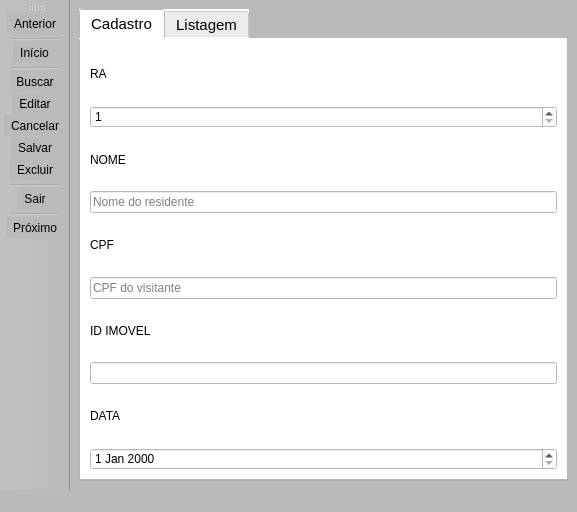
<?xml version="1.0" encoding="UTF-8"?>
<ui version="4.0">
 <class>FrmDepto</class>
 <widget class="QMainWindow" name="FrmDepto">
  <property name="geometry">
   <rect>
    <x>0</x>
    <y>0</y>
    <width>577</width>
    <height>512</height>
   </rect>
  </property>
  <property name="cursor">
   <cursorShape>SplitVCursor</cursorShape>
  </property>
  <property name="windowTitle">
   <string>Manutenção de Departamentos</string>
  </property>
  <property name="toolTip">
   <string>Cadastro de departamentos</string>
  </property>
  <property name="statusTip">
   <string/>
  </property>
  <property name="layoutDirection">
   <enum>Qt::LeftToRight</enum>
  </property>
  <property name="styleSheet">
   <string notr="true">background-color: rgb(186, 186, 186);
</string>
  </property>
  <property name="toolButtonStyle">
   <enum>Qt::ToolButtonTextOnly</enum>
  </property>
  <widget class="QWidget" name="centralwidget">
   <layout class="QHBoxLayout" name="horizontalLayout">
    <item>
     <widget class="QTabWidget" name="abas">
      <property name="font">
       <font>
        <pointsize>11</pointsize>
        <weight>50</weight>
        <italic>false</italic>
        <bold>false</bold>
        <underline>false</underline>
        <strikeout>false</strikeout>
       </font>
      </property>
      <property name="cursor">
       <cursorShape>IBeamCursor</cursorShape>
      </property>
      <property name="styleSheet">
       <string notr="true">background-color: rgb(255, 255, 255);</string>
      </property>
      <property name="currentIndex">
       <number>0</number>
      </property>
      <widget class="QWidget" name="tabCadastro">
       <attribute name="icon">
        <iconset>
         <normaloff>:/icones/COPY.BMP</normaloff>:/icones/COPY.BMP</iconset>
       </attribute>
       <attribute name="title">
        <string>Cadastro</string>
       </attribute>
       <attribute name="toolTip">
        <string>Manutenção dos registros de Departamentos</string>
       </attribute>
       <layout class="QVBoxLayout" name="verticalLayout">
        <item>
         <widget class="QLabel" name="label">
          <property name="text">
           <string>RA</string>
          </property>
         </widget>
        </item>
        <item>
         <widget class="QSpinBox" name="RA">
          <property name="minimum">
           <number>1</number>
          </property>
          <property name="maximum">
           <number>25</number>
          </property>
         </widget>
        </item>
        <item>
         <widget class="QLabel" name="label_2">
          <property name="text">
           <string>NOME</string>
          </property>
         </widget>
        </item>
        <item>
         <widget class="QLineEdit" name="NOME">
          <property name="enabled">
           <bool>true</bool>
          </property>
          <property name="focusPolicy">
           <enum>Qt::StrongFocus</enum>
          </property>
          <property name="autoFillBackground">
           <bool>false</bool>
          </property>
          <property name="text">
           <string/>
          </property>
          <property name="maxLength">
           <number>15</number>
          </property>
          <property name="frame">
           <bool>true</bool>
          </property>
          <property name="echoMode">
           <enum>QLineEdit::Normal</enum>
          </property>
          <property name="placeholderText">
           <string>Nome do residente</string>
          </property>
         </widget>
        </item>
        <item>
         <widget class="QLabel" name="label_3">
          <property name="text">
           <string>CPF</string>
          </property>
         </widget>
        </item>
        <item>
         <widget class="QLineEdit" name="CPF">
          <property name="text">
           <string/>
          </property>
          <property name="maxLength">
           <number>9</number>
          </property>
          <property name="placeholderText">
           <string>CPF do visitante</string>
          </property>
         </widget>
        </item>
        <item>
         <widget class="QLabel" name="label_5">
          <property name="text">
           <string>ID IMOVEL</string>
          </property>
         </widget>
        </item>
        <item>
         <widget class="QLineEdit" name="lineEdit"/>
        </item>
        <item>
         <widget class="QLabel" name="label_4">
          <property name="text">
           <string>DATA</string>
          </property>
         </widget>
        </item>
        <item>
         <widget class="QDateEdit" name="DATA"/>
        </item>
       </layout>
      </widget>
      <widget class="QWidget" name="tabListagem">
       <property name="styleSheet">
        <string notr="true">border-radius: 5px</string>
       </property>
       <attribute name="icon">
        <iconset>
         <normaloff>:/icones/WINPREV.BMP</normaloff>:/icones/WINPREV.BMP</iconset>
       </attribute>
       <attribute name="title">
        <string>Listagem</string>
       </attribute>
       <attribute name="toolTip">
        <string>Lista os registros de Departamento</string>
       </attribute>
       <widget class="QTableWidget" name="grdDepto">
        <property name="geometry">
         <rect>
          <x>0</x>
          <y>0</y>
          <width>501</width>
          <height>451</height>
         </rect>
        </property>
        <property name="styleSheet">
         <string notr="true">background-color: rgb(255, 255, 255);</string>
        </property>
        <property name="frameShadow">
         <enum>QFrame::Sunken</enum>
        </property>
        <column>
         <property name="text">
          <string>RA</string>
         </property>
        </column>
        <column>
         <property name="text">
          <string>Nome</string>
         </property>
        </column>
        <column>
         <property name="text">
          <string>CPF</string>
         </property>
        </column>
        <column>
         <property name="text">
          <string>ID_Imovel</string>
         </property>
        </column>
        <column>
         <property name="text">
          <string>Data</string>
         </property>
        </column>
       </widget>
      </widget>
     </widget>
    </item>
   </layout>
  </widget>
  <widget class="QStatusBar" name="statusbar"/>
  <widget class="QToolBar" name="tbBotoes">
   <property name="windowTitle">
    <string>toolBar</string>
   </property>
   <property name="toolTip">
    <string>Botões de ação</string>
   </property>
   <property name="orientation">
    <enum>Qt::Vertical</enum>
   </property>
   <property name="toolButtonStyle">
    <enum>Qt::ToolButtonTextUnderIcon</enum>
   </property>
   <attribute name="toolBarArea">
    <enum>LeftToolBarArea</enum>
   </attribute>
   <attribute name="toolBarBreak">
    <bool>false</bool>
   </attribute>
   <addaction name="action_Anterior"/>
   <addaction name="separator"/>
   <addaction name="action_Inicio"/>
   <addaction name="separator"/>
   <addaction name="action_Buscar"/>
   <addaction name="action_Editar"/>
   <addaction name="action_Cancelar"/>
   <addaction name="action_Salvar"/>
   <addaction name="action_Excluir"/>
   <addaction name="separator"/>
   <addaction name="action_Sair"/>
   <addaction name="separator"/>
   <addaction name="action_Proximo"/>
  </widget>
  <action name="actionConex_o">
   <property name="text">
    <string>Conexão</string>
   </property>
  </action>
  <action name="actionSair">
   <property name="text">
    <string>Sair</string>
   </property>
  </action>
  <action name="actionListar">
   <property name="text">
    <string>Listar</string>
   </property>
  </action>
  <action name="actionSair_2">
   <property name="text">
    <string>Sair</string>
   </property>
  </action>
  <action name="action_Novo">
   <property name="icon">
    <iconset resource="botoes_.qrc">
     <normaloff>:/botoes/adicionar.png</normaloff>:/botoes/adicionar.png</iconset>
   </property>
   <property name="text">
    <string>&amp;Novo</string>
   </property>
   <property name="toolTip">
    <string>Incluir novo registro</string>
   </property>
   <property name="shortcut">
    <string>Ctrl+N</string>
   </property>
  </action>
  <action name="action_Editar">
   <property name="icon">
    <iconset resource="botoes_.qrc">
     <normaloff>:/botoes/editar.png</normaloff>:/botoes/editar.png</iconset>
   </property>
   <property name="text">
    <string>&amp;Editar</string>
   </property>
   <property name="toolTip">
    <string>Altera dados do registro em exibição</string>
   </property>
   <property name="shortcut">
    <string>Ctrl+E</string>
   </property>
  </action>
  <action name="action_Salvar">
   <property name="icon">
    <iconset resource="botoes_.qrc">
     <normaloff>:/botoes/salvar.png</normaloff>:/botoes/salvar.png</iconset>
   </property>
   <property name="text">
    <string>&amp;Salvar</string>
   </property>
   <property name="toolTip">
    <string>Grava o registro atual no banco de dados</string>
   </property>
   <property name="shortcut">
    <string>Ctrl+S</string>
   </property>
  </action>
  <action name="action_Excluir">
   <property name="icon">
    <iconset resource="botoes_.qrc">
     <normaloff>:/botoes/deletar.png</normaloff>:/botoes/deletar.png</iconset>
   </property>
   <property name="text">
    <string>E&amp;xcluir</string>
   </property>
   <property name="toolTip">
    <string>Exclui o registro exibido na tela</string>
   </property>
   <property name="shortcut">
    <string>Ctrl+X</string>
   </property>
  </action>
  <action name="action_Cancelar">
   <property name="icon">
    <iconset resource="botoes_.qrc">
     <normaloff>:/botoes/cancelar.png</normaloff>:/botoes/cancelar.png</iconset>
   </property>
   <property name="text">
    <string>&amp;Cancelar</string>
   </property>
   <property name="toolTip">
    <string>Cancela a operação atualmente em execução</string>
   </property>
   <property name="shortcut">
    <string>Ctrl+L</string>
   </property>
  </action>
  <action name="action_Buscar">
   <property name="icon">
    <iconset resource="botoes_.qrc">
     <normaloff>:/botoes/pesquisar.png</normaloff>:/botoes/pesquisar.png</iconset>
   </property>
   <property name="text">
    <string>&amp;Buscar</string>
   </property>
   <property name="toolTip">
    <string>Busca o registro cujo código foi digitado e o exibe</string>
   </property>
   <property name="shortcut">
    <string>Ctrl+B</string>
   </property>
  </action>
  <action name="action_Inicio">
   <property name="icon">
    <iconset resource="botoes_.qrc">
     <normaloff>:/botoes/inicio.png</normaloff>:/botoes/inicio.png</iconset>
   </property>
   <property name="text">
    <string>&amp;Início</string>
   </property>
   <property name="toolTip">
    <string>Posiciona visualização no primeiro registro e o exibe</string>
   </property>
   <property name="shortcut">
    <string>Ctrl+I</string>
   </property>
  </action>
  <action name="action_Anterior">
   <property name="icon">
    <iconset resource="botoes_.qrc">
     <normaloff>:/botoes/anterior.png</normaloff>:/botoes/anterior.png</iconset>
   </property>
   <property name="text">
    <string>&amp;Anterior</string>
   </property>
   <property name="toolTip">
    <string>Posiciona visualização no registro anterior ao atualmente exibido</string>
   </property>
   <property name="shortcut">
    <string>Ctrl+A</string>
   </property>
  </action>
  <action name="action_Proximo">
   <property name="icon">
    <iconset resource="botoes_.qrc">
     <normaloff>:/botoes/proxima - Copia.png</normaloff>:/botoes/proxima - Copia.png</iconset>
   </property>
   <property name="text">
    <string>&amp;Próximo</string>
   </property>
   <property name="toolTip">
    <string>Posiciona visualização no registro seguinte ao atual</string>
   </property>
   <property name="shortcut">
    <string>Ctrl+P</string>
   </property>
  </action>
  <action name="action_Sair">
   <property name="icon">
    <iconset resource="botoes_.qrc">
     <normaloff>:/botoes/sair.png</normaloff>:/botoes/sair.png</iconset>
   </property>
   <property name="text">
    <string>Sai&amp;r</string>
   </property>
   <property name="toolTip">
    <string>Fecha a conexão, salva dados e fecha o formulário</string>
   </property>
   <property name="shortcut">
    <string>Ctrl+R</string>
   </property>
  </action>
 </widget>
 <resources>
  <include location="botoes_.qrc"/>
 </resources>
 <connections/>
</ui>
